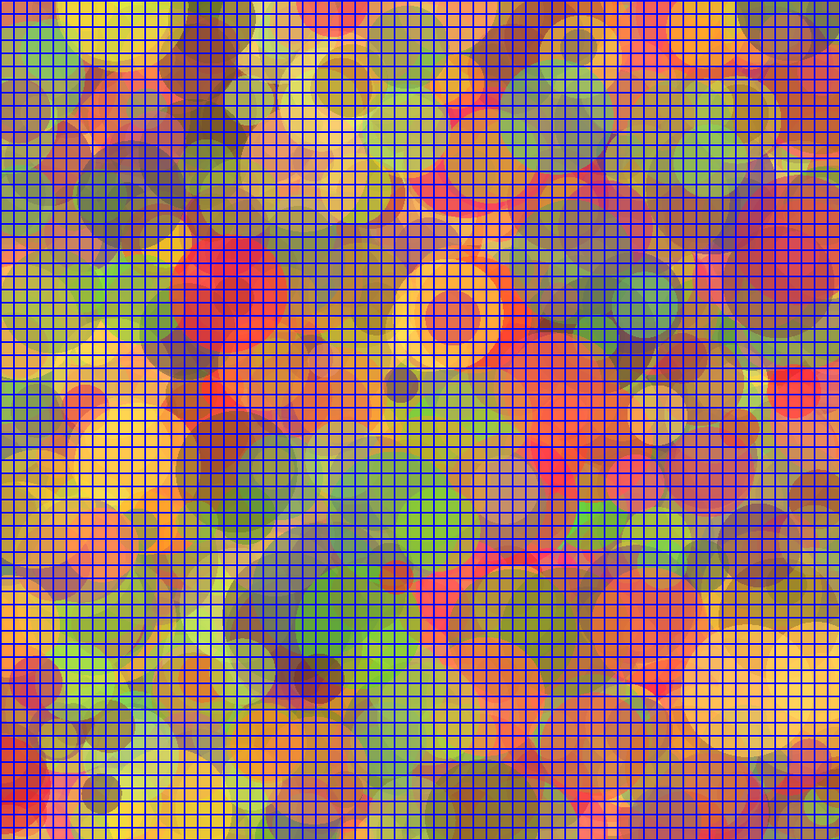
#> input picture render/tiled.ppm, 840 x 840 px, shrunk from 1024 x 1024 before the run
$ python drawTile.py ../tiled.ppm out.png
#> lines starting #> are read from the running program, lines starting #| are printed output that depends on the picture
from PIL import Image, ImageDraw
import argparse


TILE_SIZE = 16


def draw_tile_grid(input_path, output_path, tile_size=TILE_SIZE):
#> called with input_path = '../tiled.ppm', output_path = 'out.png', tile_size = 16
    img = Image.open(input_path).convert("RGB")
#> img is the input picture: PIL image 840x840 RGB; mean R, G, B 147.3, 109.8, 114.1
    width, height = img.size
#> width = 840; height = 840

    draw = ImageDraw.Draw(img)

    # Grid color: bright blue
    grid_color = (0, 0, 255)

    # Vertical lines
    for x in range(0, width, tile_size):
        draw.line([(x, 0), (x, height - 1)], fill=grid_color, width=2)

    # Horizontal lines
    for y in range(0, height, tile_size):
        draw.line([(0, y), (width - 1, y)], fill=grid_color, width=2)

    # Optional: draw the right/bottom boundary as well
    draw.line([(width - 1, 0), (width - 1, height - 1)],
              fill=grid_color, width=2)
    draw.line([(0, height - 1), (width - 1, height - 1)],
              fill=grid_color, width=2)

    img.save(output_path, format="PPM")
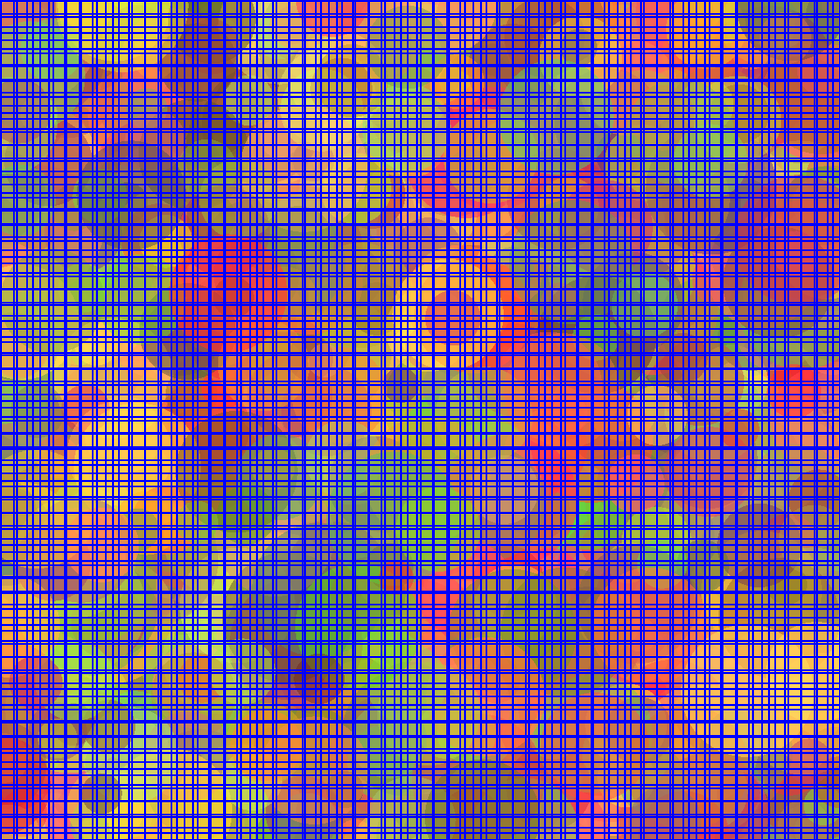
#> saved as out.png: PIL image 840x840 RGB; mean R, G, B 112.6, 84, 147.2

    print(f"Input:  {input_path}")
    print(f"Output: {output_path}")
    print(f"Image size: {width} x {height}")
#| Image size: 840 x 840
    print(
        f"Tiles: {(width + tile_size - 1) // tile_size} x "
        f"{(height + tile_size - 1) // tile_size}"
    )
#| Tiles: 53 x 53


if __name__ == "__main__":
    parser = argparse.ArgumentParser(
        description="Draw a tile grid on a PPM image."
    )
    parser.add_argument("input", help="Input .ppm file")
    parser.add_argument("output", help="Output .ppm file")
    parser.add_argument(
        "--tile-size",
        type=int,
        default=16,
        help="Tile size in pixels (default: 16)"
    )

    args = parser.parse_args()

    draw_tile_grid(args.input, args.output, args.tile_size)
